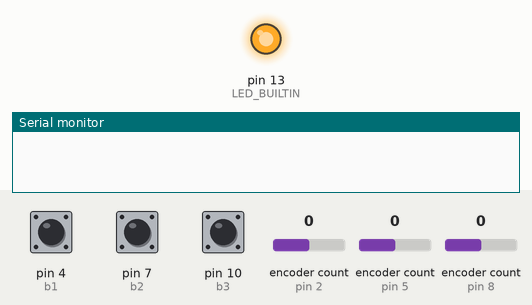
Simulated run of this program. Board: Arduino Uno, built with avr-gcc and run on an emulated ATmega328P. On the bench: output pins drawn as LEDs (lit = HIGH), the last lines printed to the serial monitor. Dashed ring = blinking. The inputs (shaded band) are chosen by the test bench; at power-on: pin 10 (b3) HIGH, encoder count (sensors on pin 2, pin 5, pin 8) 0, pin 4 (b1) HIGH, pin 7 (b2) HIGH.

Above: at 1.2 s.
1.3 s: pin 10 (b3) pulled LOW for 3.2 s
At 5.1 s:
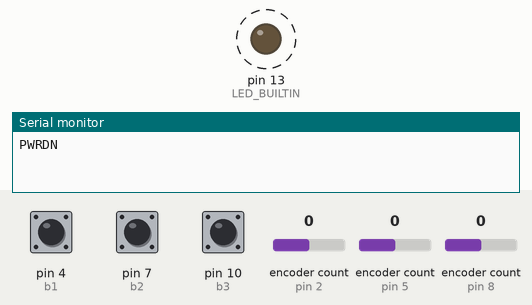
7.5 s: encoder count (sensor on pin 2) set to 1
10.5 s: encoder count (sensor on pin 5) set to 1
13.5 s: encoder count (sensor on pin 8) set to 1
16.5 s: pin 4 (b1) pulled LOW for 1 s
19.5 s: pin 7 (b2) pulled LOW for 1 s
Timing chart, 0 to 23.5 s (numbered marks = the images above; inputs shaded):
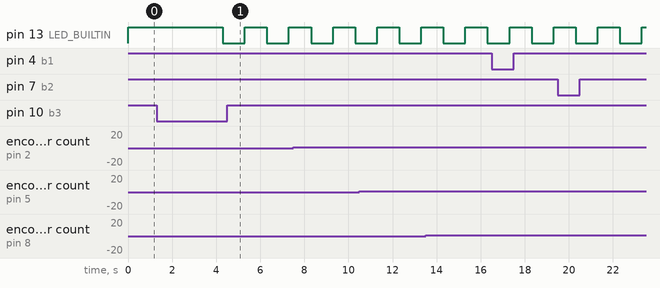

Measured:
- after the input at 1.3 s, pin 13 (LED_BUILTIN): alternates HIGH for 1.0 s and LOW for 1.0 s, starting after 3.0 s

The program:

main.cpp
```cpp
#include <Arduino.h>
#include <Rotary.h> // https://github.com/brianlow/Rotary
#include <Button.h> // https://github.com/madleech/Button

Rotary r1 = Rotary(2,3);
Rotary r2 = Rotary(5,6);
Rotary r3 = Rotary(8,9);

Button b1 = Button(4); // Rotary 1 button
Button b2 = Button(7); // Rotary 2 button
Button b3 = Button(10); // Rotary 3 button

// Prototype for pollRotary (definition is further below)
// This allows us to have optional arguments in our function.
void pollRotary(Rotary &r, char *rotaryName = "Rotary", char *ccw = "CCW", char *cw = "CW", bool onlyOnStop = false, int cooldown = 1000);

unsigned char lastResult = 0x0;
unsigned long lastPoll = millis();

bool pwrPressed = false;
bool blinkLed = false;
unsigned long pwrLastPress = millis();

// let's give the Pi 2 minutes to properly halt before
// giving the user the chance to trigger halt again...
int powerDownCycleLength = 120000;

void setup()
{
  Serial.begin(9600);
  r1.begin(true);
  r2.begin(true);
  r3.begin(true);
  b1.begin();
  b2.begin();
  b3.begin();

  // LED: defaults to ON
  pinMode(LED_BUILTIN, OUTPUT);
  digitalWrite(LED_BUILTIN, HIGH);
}

void loop()
{
  pollRotary(r1, "VL", "DN", "UP", false, 500);
  pollRotary(r2, "PB", "PV", "NX", true, 500);
  pollRotary(r3, "AUX", "DN", "UP", false, 500);

  if (blinkLed) {
    digitalWrite(LED_BUILTIN, !digitalRead(LED_BUILTIN));
    delay(1000);
  } else {
    digitalWrite(LED_BUILTIN, HIGH);
  }

  // If enough time (30s) has elapsed since pressing
  // the power button, return things to normal.
  if (blinkLed && (millis() >= pwrLastPress + powerDownCycleLength)) {
    Serial.println("Powerdown cycle complete.");
    blinkLed = false;
  }

  // Handle the rotary buttons
  if (b1.pressed()) {
    Serial.println("VL_RS");
  }

  if (b2.pressed()) {
    Serial.println("PB_PP");
  }

  if (b3.pressed()) {
    pwrPressed = true;
    pwrLastPress = millis();
  }

  // If it's a long press do the long press action
  if (pwrPressed && (millis() > pwrLastPress + 3000)) {
    Serial.println("PWRDN");
    pwrPressed = false;
    blinkLed = true;
    pwrLastPress = millis();
  }
  if (b3.released()) {

    // If it was just a quick press, just do the button action
    if (pwrPressed && (millis() < pwrLastPress + 500)) {
      Serial.println("AUX_GO");
    }
    pwrPressed = false;
    pwrLastPress = millis();
  }
}

/**
 * pollRotary
 * =====
 * Adds behavior to a Rotary (i.e. what commands end up being sent over serial)
 * -----
 * @param r The Rotary object.
 * @param rotaryName A short name for the rotary to use in the serial command.
 * @param ccw A short name for the counter-clockwise serial command.
 * @param cw A short name for the clockwise serial command.
 * @param onlyOnStop A boolean indicating whether the command should be sent
 *        with every update or only when the rotary stops moving within the
 *        cooldown period.
 * @param cooldown The cooldown period in milliseconds.
*/
void pollRotary(Rotary &r, char *rotaryName, char *ccw, char *cw, bool onlyOnStop, int cooldown)
{
  unsigned char result = r.process();
  if (result) {
    if (onlyOnStop) {
      if ((lastResult != result) || (millis() >= lastPoll + cooldown)) {
        Serial.print(rotaryName);
        Serial.print("_");
        Serial.println(result == DIR_CCW ? cw : ccw);
      }
      lastResult = result;
      lastPoll = millis();
    } else {
      Serial.print(rotaryName);
      Serial.print("_");
      Serial.println(result == DIR_CCW ? cw : ccw);
    }
  }
}
```
